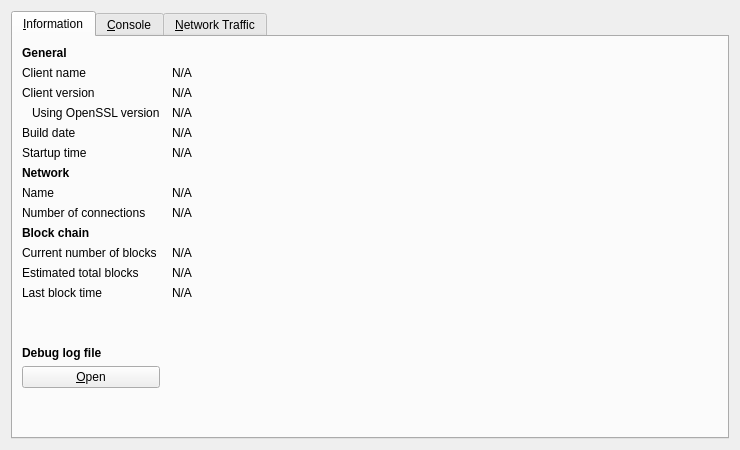
<?xml version="1.0" encoding="UTF-8"?>
<ui version="4.0">
 <class>RPCConsole</class>
 <widget class="QDialog" name="RPCConsole">
  <property name="geometry">
   <rect>
    <x>0</x>
    <y>0</y>
    <width>740</width>
    <height>450</height>
   </rect>
  </property>
  <property name="windowTitle">
   <string>Debug window</string>
  </property>
  <layout class="QVBoxLayout" name="verticalLayout_2">
   <item>
    <widget class="QTabWidget" name="tabWidget">
     <property name="currentIndex">
      <number>0</number>
     </property>
     <widget class="QWidget" name="tab_info">
      <attribute name="title">
       <string>&amp;Information</string>
      </attribute>
      <layout class="QGridLayout" name="gridLayout" columnstretch="0,1">
       <property name="horizontalSpacing">
        <number>12</number>
       </property>
       <item row="0" column="0">
        <widget class="QLabel" name="label_9">
         <property name="font">
          <font>
           <weight>75</weight>
           <bold>true</bold>
          </font>
         </property>
         <property name="text">
          <string>General</string>
         </property>
        </widget>
       </item>
       <item row="1" column="0">
        <widget class="QLabel" name="label_5">
         <property name="text">
          <string>Client name</string>
         </property>
        </widget>
       </item>
       <item row="1" column="1">
        <widget class="QLabel" name="clientName">
         <property name="cursor">
          <cursorShape>IBeamCursor</cursorShape>
         </property>
         <property name="text">
          <string>N/A</string>
         </property>
         <property name="textFormat">
          <enum>Qt::PlainText</enum>
         </property>
         <property name="textInteractionFlags">
          <set>Qt::LinksAccessibleByMouse|Qt::TextSelectableByKeyboard|Qt::TextSelectableByMouse</set>
         </property>
        </widget>
       </item>
       <item row="2" column="0">
        <widget class="QLabel" name="label_6">
         <property name="text">
          <string>Client version</string>
         </property>
        </widget>
       </item>
       <item row="2" column="1">
        <widget class="QLabel" name="clientVersion">
         <property name="cursor">
          <cursorShape>IBeamCursor</cursorShape>
         </property>
         <property name="text">
          <string>N/A</string>
         </property>
         <property name="textFormat">
          <enum>Qt::PlainText</enum>
         </property>
         <property name="textInteractionFlags">
          <set>Qt::LinksAccessibleByMouse|Qt::TextSelectableByKeyboard|Qt::TextSelectableByMouse</set>
         </property>
        </widget>
       </item>
       <item row="3" column="0">
        <widget class="QLabel" name="label_14">
         <property name="text">
          <string>Using OpenSSL version</string>
         </property>
         <property name="indent">
          <number>10</number>
         </property>
        </widget>
       </item>
       <item row="3" column="1">
        <widget class="QLabel" name="openSSLVersion">
         <property name="cursor">
          <cursorShape>IBeamCursor</cursorShape>
         </property>
         <property name="text">
          <string>N/A</string>
         </property>
         <property name="textFormat">
          <enum>Qt::PlainText</enum>
         </property>
         <property name="textInteractionFlags">
          <set>Qt::LinksAccessibleByMouse|Qt::TextSelectableByKeyboard|Qt::TextSelectableByMouse</set>
         </property>
        </widget>
       </item>
       <item row="4" column="0">
        <widget class="QLabel" name="label_12">
         <property name="text">
          <string>Build date</string>
         </property>
        </widget>
       </item>
       <item row="4" column="1">
        <widget class="QLabel" name="buildDate">
         <property name="cursor">
          <cursorShape>IBeamCursor</cursorShape>
         </property>
         <property name="text">
          <string>N/A</string>
         </property>
         <property name="textFormat">
          <enum>Qt::PlainText</enum>
         </property>
         <property name="textInteractionFlags">
          <set>Qt::LinksAccessibleByMouse|Qt::TextSelectableByKeyboard|Qt::TextSelectableByMouse</set>
         </property>
        </widget>
       </item>
       <item row="5" column="0">
        <widget class="QLabel" name="label_13">
         <property name="text">
          <string>Startup time</string>
         </property>
        </widget>
       </item>
       <item row="5" column="1">
        <widget class="QLabel" name="startupTime">
         <property name="cursor">
          <cursorShape>IBeamCursor</cursorShape>
         </property>
         <property name="text">
          <string>N/A</string>
         </property>
         <property name="textFormat">
          <enum>Qt::PlainText</enum>
         </property>
         <property name="textInteractionFlags">
          <set>Qt::LinksAccessibleByMouse|Qt::TextSelectableByKeyboard|Qt::TextSelectableByMouse</set>
         </property>
        </widget>
       </item>
       <item row="6" column="0">
        <widget class="QLabel" name="label_11">
         <property name="font">
          <font>
           <weight>75</weight>
           <bold>true</bold>
          </font>
         </property>
         <property name="text">
          <string>Network</string>
         </property>
        </widget>
       </item>
       <item row="7" column="0">
        <widget class="QLabel" name="label_8">
         <property name="text">
          <string>Name</string>
         </property>
        </widget>
       </item>
       <item row="7" column="1">
        <widget class="QLabel" name="networkName">
         <property name="cursor">
          <cursorShape>IBeamCursor</cursorShape>
         </property>
         <property name="text">
          <string>N/A</string>
         </property>
         <property name="textFormat">
          <enum>Qt::PlainText</enum>
         </property>
         <property name="textInteractionFlags">
          <set>Qt::LinksAccessibleByMouse|Qt::TextSelectableByKeyboard|Qt::TextSelectableByMouse</set>
         </property>
        </widget>
       </item>
       <item row="8" column="0">
        <widget class="QLabel" name="label_7">
         <property name="text">
          <string>Number of connections</string>
         </property>
        </widget>
       </item>
       <item row="8" column="1">
        <widget class="QLabel" name="numberOfConnections">
         <property name="cursor">
          <cursorShape>IBeamCursor</cursorShape>
         </property>
         <property name="text">
          <string>N/A</string>
         </property>
         <property name="textFormat">
          <enum>Qt::PlainText</enum>
         </property>
         <property name="textInteractionFlags">
          <set>Qt::LinksAccessibleByMouse|Qt::TextSelectableByKeyboard|Qt::TextSelectableByMouse</set>
         </property>
        </widget>
       </item>
       <item row="9" column="0">
        <widget class="QLabel" name="label_10">
         <property name="font">
          <font>
           <weight>75</weight>
           <bold>true</bold>
          </font>
         </property>
         <property name="text">
          <string>Block chain</string>
         </property>
        </widget>
       </item>
       <item row="10" column="0">
        <widget class="QLabel" name="label_3">
         <property name="text">
          <string>Current number of blocks</string>
         </property>
        </widget>
       </item>
       <item row="10" column="1">
        <widget class="QLabel" name="numberOfBlocks">
         <property name="cursor">
          <cursorShape>IBeamCursor</cursorShape>
         </property>
         <property name="text">
          <string>N/A</string>
         </property>
         <property name="textFormat">
          <enum>Qt::PlainText</enum>
         </property>
         <property name="textInteractionFlags">
          <set>Qt::LinksAccessibleByMouse|Qt::TextSelectableByKeyboard|Qt::TextSelectableByMouse</set>
         </property>
        </widget>
       </item>
       <item row="11" column="0">
        <widget class="QLabel" name="label_4">
         <property name="text">
          <string>Estimated total blocks</string>
         </property>
        </widget>
       </item>
       <item row="11" column="1">
        <widget class="QLabel" name="totalBlocks">
         <property name="cursor">
          <cursorShape>IBeamCursor</cursorShape>
         </property>
         <property name="text">
          <string>N/A</string>
         </property>
         <property name="textFormat">
          <enum>Qt::PlainText</enum>
         </property>
         <property name="textInteractionFlags">
          <set>Qt::LinksAccessibleByMouse|Qt::TextSelectableByKeyboard|Qt::TextSelectableByMouse</set>
         </property>
        </widget>
       </item>
       <item row="12" column="0">
        <widget class="QLabel" name="label_2">
         <property name="text">
          <string>Last block time</string>
         </property>
        </widget>
       </item>
       <item row="12" column="1">
        <widget class="QLabel" name="lastBlockTime">
         <property name="cursor">
          <cursorShape>IBeamCursor</cursorShape>
         </property>
         <property name="text">
          <string>N/A</string>
         </property>
         <property name="textFormat">
          <enum>Qt::PlainText</enum>
         </property>
         <property name="textInteractionFlags">
          <set>Qt::LinksAccessibleByMouse|Qt::TextSelectableByKeyboard|Qt::TextSelectableByMouse</set>
         </property>
        </widget>
       </item>
       <item row="13" column="0">
        <spacer name="verticalSpacer_2">
         <property name="orientation">
          <enum>Qt::Vertical</enum>
         </property>
         <property name="sizeHint" stdset="0">
          <size>
           <width>20</width>
           <height>20</height>
          </size>
         </property>
        </spacer>
       </item>
       <item row="14" column="0">
        <widget class="QLabel" name="labelDebugLogfile">
         <property name="font">
          <font>
           <weight>75</weight>
           <bold>true</bold>
          </font>
         </property>
         <property name="text">
          <string>Debug log file</string>
         </property>
        </widget>
       </item>
       <item row="15" column="0">
        <widget class="QPushButton" name="openDebugLogfileButton">
         <property name="toolTip">
          <string>Open the SaveCoin debug log file from the current data directory. This can take a few seconds for large log files.</string>
         </property>
         <property name="text">
          <string>&amp;Open</string>
         </property>
         <property name="autoDefault">
          <bool>false</bool>
         </property>
        </widget>
       </item>
       <item row="16" column="0">
        <spacer name="verticalSpacer">
         <property name="orientation">
          <enum>Qt::Vertical</enum>
         </property>
         <property name="sizeHint" stdset="0">
          <size>
           <width>20</width>
           <height>40</height>
          </size>
         </property>
        </spacer>
       </item>
      </layout>
     </widget>
     <widget class="QWidget" name="tab_console">
      <attribute name="title">
       <string>&amp;Console</string>
      </attribute>
      <layout class="QVBoxLayout" name="verticalLayout_3">
       <property name="spacing">
        <number>3</number>
       </property>
       <item>
        <widget class="QTextEdit" name="messagesWidget">
         <property name="minimumSize">
          <size>
           <width>0</width>
           <height>100</height>
          </size>
         </property>
         <property name="readOnly">
          <bool>true</bool>
         </property>
         <property name="tabKeyNavigation" stdset="0">
          <bool>false</bool>
         </property>
         <property name="columnCount" stdset="0">
          <number>2</number>
         </property>
        </widget>
       </item>
       <item>
        <layout class="QHBoxLayout" name="horizontalLayout">
         <property name="spacing">
          <number>3</number>
         </property>
         <item>
          <widget class="QLabel" name="label">
           <property name="text">
            <string notr="true">&gt;</string>
           </property>
          </widget>
         </item>
         <item>
          <widget class="QLineEdit" name="lineEdit"/>
         </item>
         <item>
          <widget class="QPushButton" name="clearButton">
           <property name="maximumSize">
            <size>
             <width>24</width>
             <height>24</height>
            </size>
           </property>
           <property name="toolTip">
            <string>Clear console</string>
           </property>
           <property name="text">
            <string/>
           </property>
           <property name="icon">
            <iconset resource="../SaveCoin.qrc">
             <normaloff>:/icons/remove</normaloff>:/icons/remove</iconset>
           </property>
           <property name="shortcut">
            <string notr="true">Ctrl+L</string>
           </property>
           <property name="autoDefault">
            <bool>false</bool>
           </property>
          </widget>
         </item>
        </layout>
       </item>
      </layout>
     </widget>
     <widget class="QWidget" name="tab">
      <attribute name="title">
       <string>&amp;Network Traffic</string>
      </attribute>
      <layout class="QHBoxLayout" name="horizontalLayout_3">
       <item>
        <layout class="QVBoxLayout" name="verticalLayout_4">
         <item>
          <widget class="TrafficGraphWidget" name="trafficGraph" native="true">
           <property name="sizePolicy">
            <sizepolicy hsizetype="Expanding" vsizetype="Expanding">
             <horstretch>0</horstretch>
             <verstretch>0</verstretch>
            </sizepolicy>
           </property>
          </widget>
         </item>
         <item>
          <layout class="QHBoxLayout" name="horizontalLayout_2">
           <item>
            <widget class="QSlider" name="sldGraphRange">
             <property name="minimum">
              <number>1</number>
             </property>
             <property name="maximum">
              <number>288</number>
             </property>
             <property name="pageStep">
              <number>12</number>
             </property>
             <property name="value">
              <number>6</number>
             </property>
             <property name="orientation">
              <enum>Qt::Horizontal</enum>
             </property>
            </widget>
           </item>
           <item>
            <widget class="QLabel" name="lblGraphRange">
             <property name="minimumSize">
              <size>
               <width>100</width>
               <height>0</height>
              </size>
             </property>
             <property name="alignment">
              <set>Qt::AlignCenter</set>
             </property>
            </widget>
           </item>
           <item>
            <widget class="QPushButton" name="btnClearTrafficGraph">
             <property name="text">
              <string>&amp;Clear</string>
             </property>
            </widget>
           </item>
          </layout>
         </item>
        </layout>
       </item>
       <item>
        <layout class="QVBoxLayout" name="verticalLayout">
         <item>
          <widget class="QGroupBox" name="groupBox">
           <property name="title">
            <string>Totals</string>
           </property>
           <layout class="QVBoxLayout" name="verticalLayout_5">
            <item>
             <layout class="QHBoxLayout" name="horizontalLayout_4">
              <item>
               <widget class="Line" name="line">
                <property name="sizePolicy">
                 <sizepolicy hsizetype="Fixed" vsizetype="Fixed">
                  <horstretch>0</horstretch>
                  <verstretch>0</verstretch>
                 </sizepolicy>
                </property>
                <property name="minimumSize">
                 <size>
                  <width>10</width>
                  <height>0</height>
                 </size>
                </property>
                <property name="palette">
                 <palette>
                  <active>
                   <colorrole role="Light">
                    <brush brushstyle="SolidPattern">
                     <color alpha="255">
                      <red>0</red>
                      <green>255</green>
                      <blue>0</blue>
                     </color>
                    </brush>
                   </colorrole>
                  </active>
                  <inactive>
                   <colorrole role="Light">
                    <brush brushstyle="SolidPattern">
                     <color alpha="255">
                      <red>0</red>
                      <green>255</green>
                      <blue>0</blue>
                     </color>
                    </brush>
                   </colorrole>
                  </inactive>
                  <disabled>
                   <colorrole role="Light">
                    <brush brushstyle="SolidPattern">
                     <color alpha="255">
                      <red>0</red>
                      <green>255</green>
                      <blue>0</blue>
                     </color>
                    </brush>
                   </colorrole>
                  </disabled>
                 </palette>
                </property>
                <property name="orientation">
                 <enum>Qt::Horizontal</enum>
                </property>
               </widget>
              </item>
              <item>
               <widget class="QLabel" name="label_16">
                <property name="text">
                 <string>In:</string>
                </property>
               </widget>
              </item>
              <item>
               <widget class="QLabel" name="lblBytesIn">
                <property name="minimumSize">
                 <size>
                  <width>50</width>
                  <height>0</height>
                 </size>
                </property>
                <property name="alignment">
                 <set>Qt::AlignRight|Qt::AlignTrailing|Qt::AlignVCenter</set>
                </property>
               </widget>
              </item>
             </layout>
            </item>
            <item>
             <layout class="QHBoxLayout" name="horizontalLayout_5">
              <item>
               <widget class="Line" name="line_2">
                <property name="sizePolicy">
                 <sizepolicy hsizetype="Fixed" vsizetype="Fixed">
                  <horstretch>0</horstretch>
                  <verstretch>0</verstretch>
                 </sizepolicy>
                </property>
                <property name="minimumSize">
                 <size>
                  <width>10</width>
                  <height>0</height>
                 </size>
                </property>
                <property name="palette">
                 <palette>
                  <active>
                   <colorrole role="Light">
                    <brush brushstyle="SolidPattern">
                     <color alpha="255">
                      <red>255</red>
                      <green>0</green>
                      <blue>0</blue>
                     </color>
                    </brush>
                   </colorrole>
                  </active>
                  <inactive>
                   <colorrole role="Light">
                    <brush brushstyle="SolidPattern">
                     <color alpha="255">
                      <red>255</red>
                      <green>0</green>
                      <blue>0</blue>
                     </color>
                    </brush>
                   </colorrole>
                  </inactive>
                  <disabled>
                   <colorrole role="Light">
                    <brush brushstyle="SolidPattern">
                     <color alpha="255">
                      <red>255</red>
                      <green>0</green>
                      <blue>0</blue>
                     </color>
                    </brush>
                   </colorrole>
                  </disabled>
                 </palette>
                </property>
                <property name="orientation">
                 <enum>Qt::Horizontal</enum>
                </property>
               </widget>
              </item>
              <item>
               <widget class="QLabel" name="label_17">
                <property name="text">
                 <string>Out:</string>
                </property>
               </widget>
              </item>
              <item>
               <widget class="QLabel" name="lblBytesOut">
                <property name="minimumSize">
                 <size>
                  <width>50</width>
                  <height>0</height>
                 </size>
                </property>
                <property name="alignment">
                 <set>Qt::AlignRight|Qt::AlignTrailing|Qt::AlignVCenter</set>
                </property>
               </widget>
              </item>
             </layout>
            </item>
            <item>
             <spacer name="verticalSpacer_4">
              <property name="orientation">
               <enum>Qt::Vertical</enum>
              </property>
              <property name="sizeHint" stdset="0">
               <size>
                <width>20</width>
                <height>407</height>
               </size>
              </property>
             </spacer>
            </item>
           </layout>
          </widget>
         </item>
        </layout>
       </item>
      </layout>
     </widget>
    </widget>
   </item>
  </layout>
 </widget>
 <customwidgets>
  <customwidget>
   <class>TrafficGraphWidget</class>
   <extends>QWidget</extends>
   <header>trafficgraphwidget.h</header>
   <container>1</container>
   <slots>
    <slot>clear()</slot>
   </slots>
  </customwidget>
 </customwidgets>
 <resources>
  <include location="../SaveCoin.qrc"/>
 </resources>
 <connections/>
</ui>
